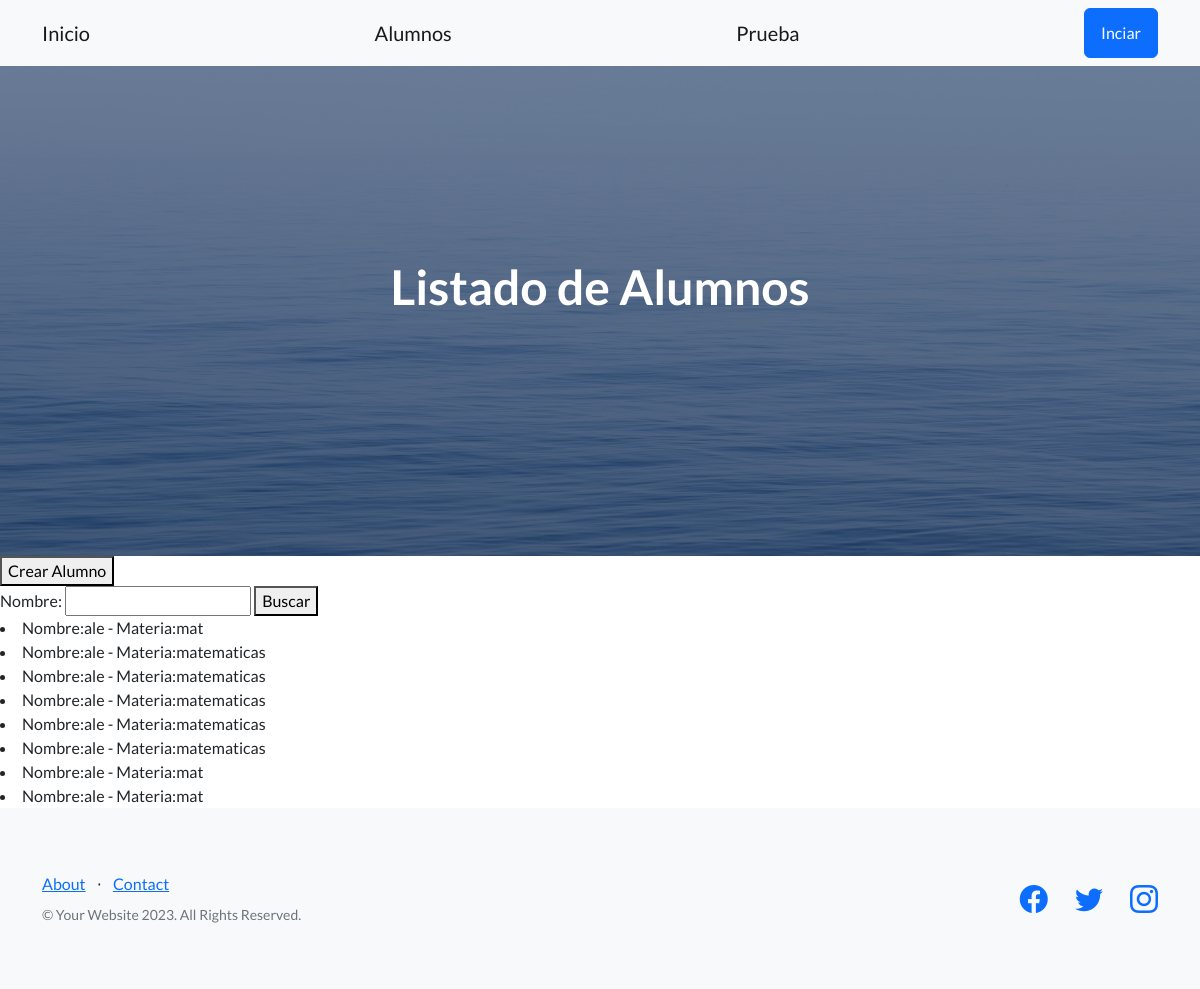
/alumnos/, run on an earlier commit of the app's database.
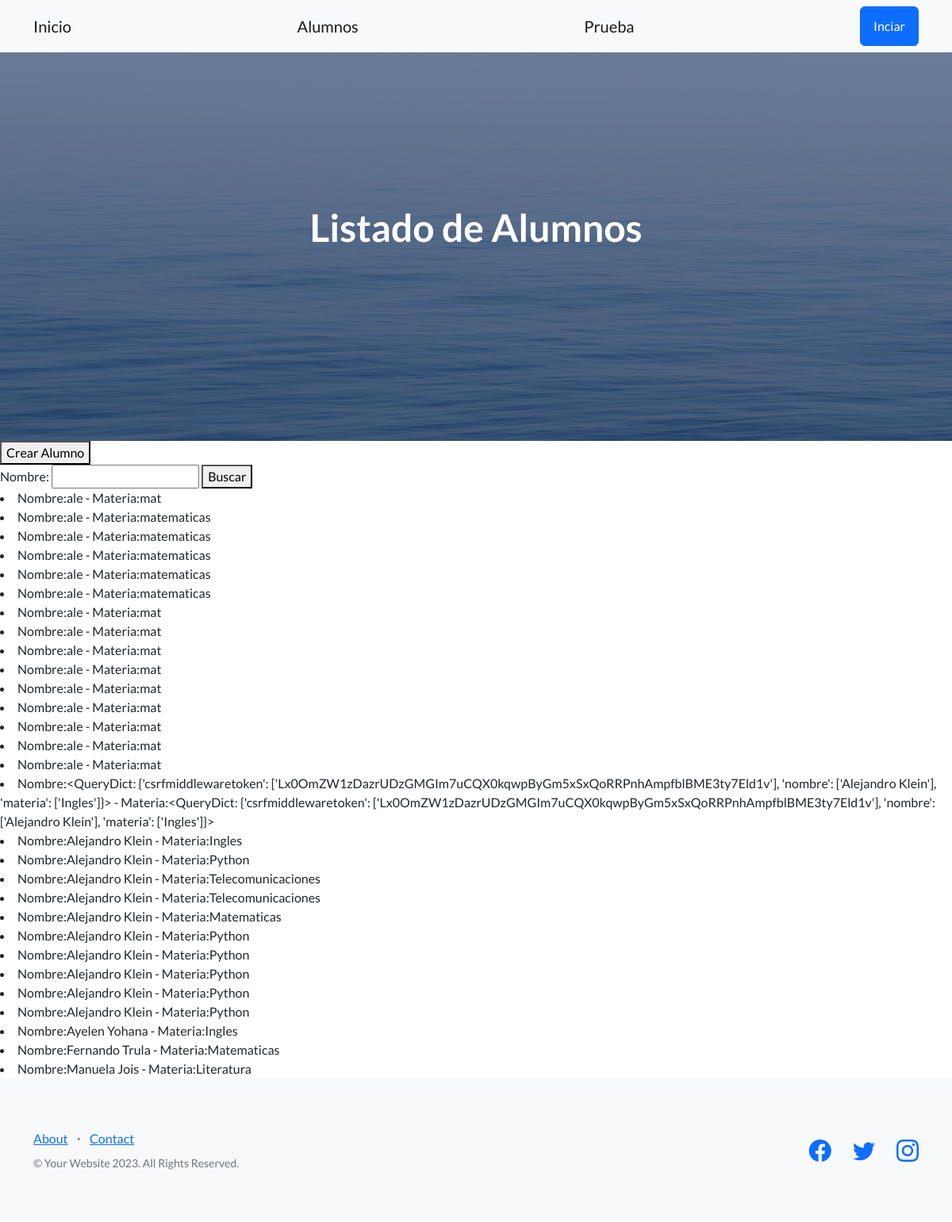
And on a later commit of the database.
### inicio/models.py (models this page shows)
class Alumno(models.Model): # Se crea un modelo.
    nombre = models.CharField(max_length=20)
    curso = models.CharField(max_length=20)

### inicio/views.py (the view)
# urls.py: path("alumnos/", views.lista_alumnos,name="lista_alumnos"),
def lista_alumnos(request):
    formulario = BuscarAlumnoFormulario(request.GET)
    if formulario.is_valid():
     nombre_buscar = formulario.cleaned_data["nombre"]
     listado_de_alumnos = Alumno.objects.filter(nombre__icontains=nombre_buscar)
    formulario = BuscarAlumnoFormulario()
    return render(request, "inicio/lista_alumnos.html", {'formulario':formulario, "alumnos":listado_de_alumnos})

### inicio/form.py
class BuscarAlumnoFormulario(forms.Form):
    nombre= forms.CharField(max_length=20,required=False)

### inicio/templates/inicio/lista_alumnos.html (shortened to what this page needs)
{% extends 'base.html' %}
{% block header_mensaje  %}
Listado de Alumnos
{% endblock header_mensaje %}
{% block contenido %}
<button>
 <a class="navbar-brand" href={% url 'inicio:crear_alumno' %}>Crear Alumno</a>
</button>
<form action="" method="GET">
    {{formulario}}
    <button>Buscar</button>
</form>
{% for alumno in alumnos  %}
<li>Nombre:{{alumno.nombre}} - Materia:{{alumno.curso}}</li>
{% endfor %}
{% endblock contenido %}

What changed in the data, as far as the page shows it:
added Alumno: nombre "ale", curso "mat"
added Alumno: nombre "ale", curso "mat"
added Alumno: nombre "ale", curso "mat"
added Alumno: nombre "ale", curso "mat"
added Alumno: nombre "ale", curso "mat"
added Alumno: nombre "ale", curso "mat"
added Alumno: nombre "ale", curso "mat"
added Alumno: nombre "<QueryDict: {'csrfmiddlewaretoken': ['Lx0OmZW1zDazrUDzGMGIm7uCQX0kqwpByGm5xSxQoRRPnhAmpfblBME3ty7Eld1v'], 'nombre': ['Alejandro Klein'], 'materia': ['Ingles']}>", curso "<QueryDict: {'csrfmiddlewaretoken': ['Lx0OmZW1zDazrUDzGMGIm7uCQX0kqwpByGm5xSxQoRRPnhAmpfblBME3ty7Eld1v'], 'nombre': ['Alejandro Klein'], 'materia': ['Ingles']}>"
added Alumno: nombre "Alejandro Klein", curso "Ingles"
added Alumno: nombre "Alejandro Klein", curso "Python"
added Alumno: nombre "Alejandro Klein", curso "Telecomunicaciones"
added Alumno: nombre "Alejandro Klein", curso "Telecomunicaciones"
added Alumno: nombre "Alejandro Klein", curso "Matematicas"
added Alumno: nombre "Alejandro Klein", curso "Python"
added Alumno: nombre "Alejandro Klein", curso "Python"
added Alumno: nombre "Alejandro Klein", curso "Python"
added Alumno: nombre "Alejandro Klein", curso "Python"
added Alumno: nombre "Alejandro Klein", curso "Python"
added Alumno: nombre "Ayelen Yohana", curso "Ingles"
added Alumno: nombre "Fernando Trula", curso "Matematicas"
added Alumno: nombre "Manuela Jois", curso "Literatura"
